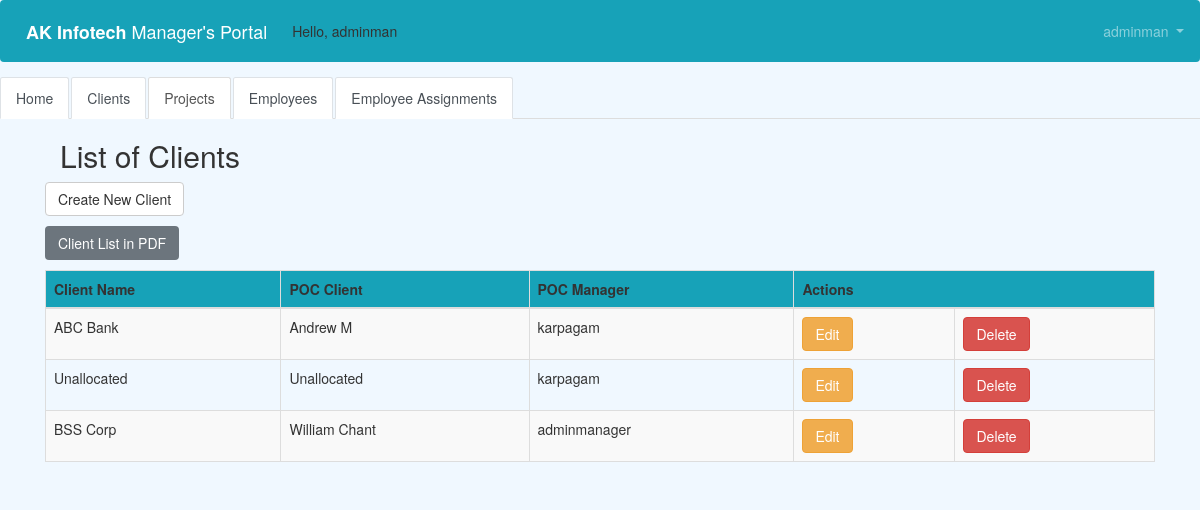
The app's page /manager/client_list/ (signed in), older data.
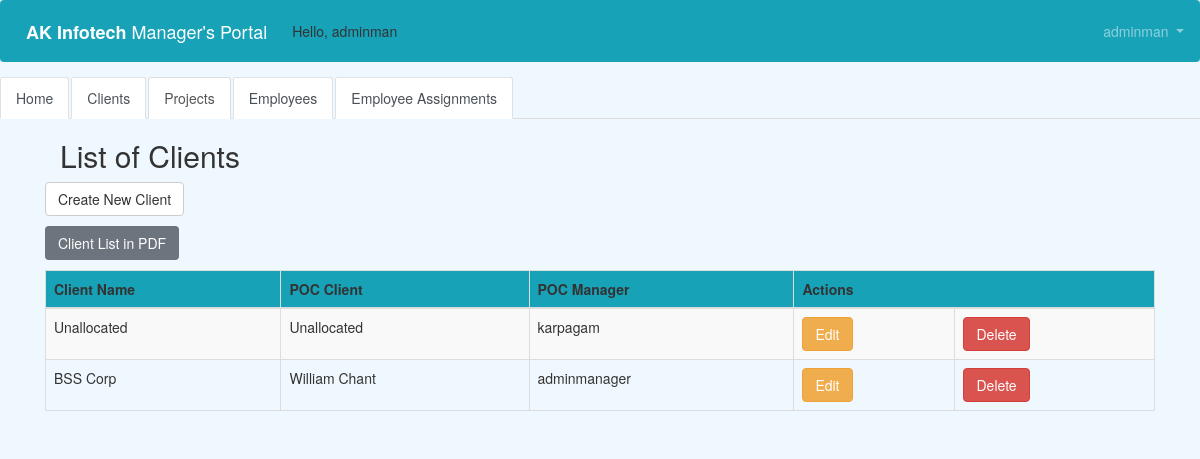
The same page, newer data.
### manager/models.py (models this page shows, shortened)
class Client(models.Model):
    client_name = models.CharField(max_length=50, blank=False, null=False, default=' ')
    POC_client = models.CharField(max_length=50, blank=False, null=False, default=' ')
    POC_manager = models.ForeignKey(get_user_model(), on_delete=models.CASCADE)

### users/models.py (models this page shows)
class CustomUser(AbstractUser):
    department = models.CharField(max_length=50, default=' ', null=True, blank=True)
    cell_phone = models.CharField(max_length=50, default='(402)000-0000')
    date_of_joining = models.DateField(null=True, blank=True)
    employee_ID = models.CharField(max_length=50, default=' ', null=True, blank=True)
    office_location = models.CharField(max_length=50, default=' ', null=True, blank=True)
    designation = models.CharField(max_length=50, default=' ', null=True, blank=True)

### manager/views.py (the view)
# urls.py: path('client_list/', views.client_list, name='client_list'),
@login_required
def client_list(request):
    client = Client.objects.all()
    return render(request, 'client_list.html',
                  {'clients': client})

### templates/client_list.html (shortened to what this page needs)
{% extends 'base.html' %}
{% block content %}
<html lang="en">
    <head>
        <link rel="stylesheet" href="https://maxcdn.bootstrapcdn.com/bootstrap/3.3.4/css/bootstrap.min.css">
    </head>
    <body>
    <div class="container">
        <p>
        <h2>List of Clients</h2>
        </p>
    </div>
    <p>
    <a href="{% url 'client_new' %}" class="btn btn-default">Create New Client</a>
    </p>
<p>
    <a href="{% url 'clientlist_pdf' %}" class="btn btn-secondary">Client List in PDF</a>
    </p>
    <div>
        <table class="table table-striped table-bordered table-hover">
            <thead>
            <tr class="bg-info">
                <th>Client Name</th>
                <th>POC Client</th>
                <th>POC Manager</th>
                <th colspan="3">Actions</th>
            </tr>
            </thead>
            <tbody>
            {% for client in clients %}
                <tr>
                    <td>{{ client.client_name }}</td>
                    <td>{{ client.POC_client }}</td>
                    <td>{{ client.POC_manager }}</td>
                    <td><a href="{% url 'client_edit' pk=client.pk %}" class="btn btn-warning">Edit</a>
                    <td><a href="{% url 'client_delete' pk=client.pk %}"
                        onclick="return confirm('Deleting client will delete projects and all employee assignments. Are you sure you want to delete?')"
                        class="btn btn-danger">Delete</a>
                    </td>
                </tr>
            {% endfor %}
            </tbody>
        </table>
    </div>
        </body>
    </html>
{% endblock content %}

Row changes from the older to the newer data that the page shows:
removed Client: client_name "ABC Bank", POC_client "Andrew M", POC_manager "karpagam"
